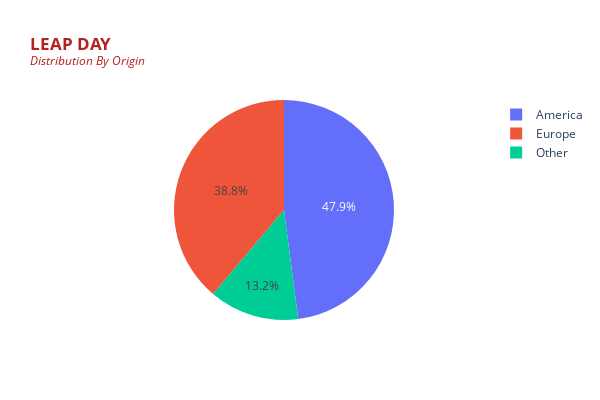

Source (notebook cell):
### Code cell
fig = go.Figure(
    data=[go.Pie(
        labels = by_origin2['origin'], 
        values = by_origin2['count']
        )
    ]
 )
fig.update_layout(
    width=600, height=400,
    title="<b>LEAP DAY</b> <br><sup><i>Distribution By Origin</i></sup>",
    titlefont=dict(color ='firebrick'))
fig.show()

### Figure 1 — Plotly figure (JSON) as saved in the notebook; plotly's stock layout.template omitted (floating-point values rounded to 4 significant figures)
{"data": [{"labels": ["America", "Europe", "Other"], "type": "pie", "values": [58, 47, 16]}], "layout": {"height": 400, "title": {"font": {"color": "firebrick"}, "text": "<b>LEAP DAY</b> <br><sup><i>Distribution By Origin</i></sup>"}, "width": 600}}
